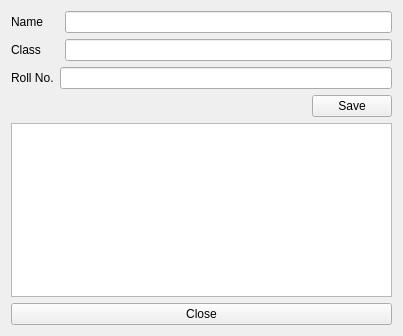
<?xml version="1.0" encoding="UTF-8"?>
<ui version="4.0">
 <class>MainWindow</class>
 <widget class="QMainWindow" name="MainWindow">
  <property name="geometry">
   <rect>
    <x>0</x>
    <y>0</y>
    <width>403</width>
    <height>336</height>
   </rect>
  </property>
  <property name="windowTitle">
   <string>MainWindow</string>
  </property>
  <widget class="QWidget" name="centralWidget">
   <layout class="QGridLayout" name="gridLayout">
    <item row="0" column="0">
     <layout class="QHBoxLayout" name="horizontalLayout">
      <item>
       <widget class="QLabel" name="nameLabel">
        <property name="text">
         <string>Name</string>
        </property>
        <property name="buddy">
         <cstring>nameEdit</cstring>
        </property>
       </widget>
      </item>
      <item>
       <spacer name="horizontalSpacer_3">
        <property name="orientation">
         <enum>Qt::Horizontal</enum>
        </property>
        <property name="sizeType">
         <enum>QSizePolicy::Preferred</enum>
        </property>
        <property name="sizeHint" stdset="0">
         <size>
          <width>16</width>
          <height>20</height>
         </size>
        </property>
       </spacer>
      </item>
      <item>
       <widget class="QLineEdit" name="nameEdit"/>
      </item>
     </layout>
    </item>
    <item row="1" column="0">
     <layout class="QHBoxLayout" name="horizontalLayout_2">
      <item>
       <widget class="QLabel" name="classLabel">
        <property name="text">
         <string>Class</string>
        </property>
        <property name="buddy">
         <cstring>classEdit</cstring>
        </property>
       </widget>
      </item>
      <item>
       <spacer name="horizontalSpacer_2">
        <property name="orientation">
         <enum>Qt::Horizontal</enum>
        </property>
        <property name="sizeType">
         <enum>QSizePolicy::Preferred</enum>
        </property>
        <property name="sizeHint" stdset="0">
         <size>
          <width>18</width>
          <height>20</height>
         </size>
        </property>
       </spacer>
      </item>
      <item>
       <widget class="QLineEdit" name="classEdit">
        <property name="sizePolicy">
         <sizepolicy hsizetype="Expanding" vsizetype="Fixed">
          <horstretch>0</horstretch>
          <verstretch>0</verstretch>
         </sizepolicy>
        </property>
       </widget>
      </item>
     </layout>
    </item>
    <item row="2" column="0">
     <layout class="QHBoxLayout" name="horizontalLayout_3">
      <item>
       <widget class="QLabel" name="rollLabel">
        <property name="text">
         <string>Roll No.</string>
        </property>
        <property name="buddy">
         <cstring>rollEdit</cstring>
        </property>
       </widget>
      </item>
      <item>
       <widget class="QLineEdit" name="rollEdit"/>
      </item>
     </layout>
    </item>
    <item row="3" column="0">
     <layout class="QHBoxLayout" name="horizontalLayout_4">
      <item>
       <spacer name="horizontalSpacer">
        <property name="orientation">
         <enum>Qt::Horizontal</enum>
        </property>
        <property name="sizeHint" stdset="0">
         <size>
          <width>40</width>
          <height>20</height>
         </size>
        </property>
       </spacer>
      </item>
      <item>
       <widget class="QPushButton" name="SaveButton">
        <property name="text">
         <string>Save</string>
        </property>
       </widget>
      </item>
     </layout>
    </item>
    <item row="4" column="0">
     <widget class="QTextEdit" name="displayedit">
      <property name="toolTip">
       <string extracomment="Output"/>
      </property>
     </widget>
    </item>
    <item row="5" column="0">
     <widget class="QPushButton" name="closeButton">
      <property name="text">
       <string>Close</string>
      </property>
     </widget>
    </item>
   </layout>
  </widget>
 </widget>
 <layoutdefault spacing="6" margin="11"/>
 <tabstops>
  <tabstop>nameEdit</tabstop>
  <tabstop>classEdit</tabstop>
  <tabstop>rollEdit</tabstop>
  <tabstop>SaveButton</tabstop>
  <tabstop>displayedit</tabstop>
  <tabstop>closeButton</tabstop>
 </tabstops>
 <resources/>
 <connections/>
</ui>
